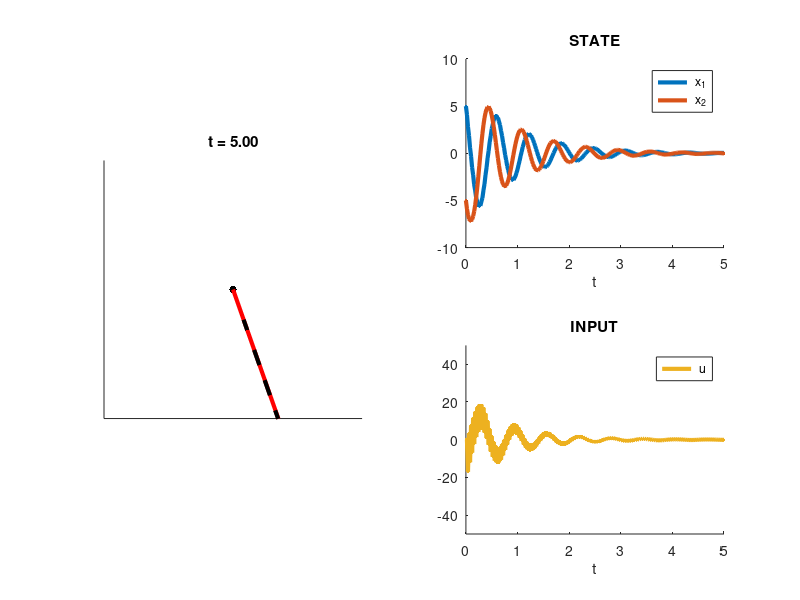

MATLAB code for this plot:
function hw6prob02
clear all
clc;

% %%%%%%%%%%%%%%%%%%
% PARAMETERS
%
% - spin rate
params.n = 10;
% - transverse and axial moments of inertia
params.Jt = 10000;
params.Ja = 1000;
% - moment of inertia matrix
params.J = diag([10400,9600,1000]);
% - relative spin rate
params.lambda = ((params.Jt-params.Ja)/params.Jt)*params.n;
% - state-space system
params.A = [0 params.lambda; -params.lambda 0];
params.B = [1; 0];
params.C = [0 1];
% - time step
params.dt = 2e-2;
%
% %%%%%%%%%%%%%%%%%%

RunSimulation(5,params);

function [u,userdata] = ControlLoop(y,userdata,params)
%

A = [0 9;-9 0];
B = [1;0];
C = [0 1];
Qc = [1 0;0 2];
Rc = .999999;
Qo = 9999;
Ro = eye(2);

K = lqr(A,B,Qc,Rc);
L = lqr(A',C',inv(Ro),inv(Qo))';
persistent isFirstTime
if isempty(isFirstTime)
    isFirstTime = false;
    fprintf(1,'initialize control loop\n');
    userdata.K = K;
    userdata.kref = -inv(params.C*inv(params.A-params.B*userdata.K)*params.B);
    userdata.L = L;
    userdata.xhat = [0;0];
    
end
u = -userdata.K * userdata.xhat;
userdata.xhat = userdata.xhat + params.dt * (params.A * userdata.xhat + params.B * u - (userdata.L * (params.C * userdata.xhat - y)));



function RunSimulation(tmax,params)
% - define initial condition
w = [5; -5; params.n];
R = eye(3);
u = 0;
% - create array of times
t = 0:params.dt:tmax;
% - initialize userdata as an empty structure
userdata = struct;
% - get initial measurement
y = params.C*w(1:2,:);
% - initialize figure
fig = UpdateFigure([],w,R,u,t,1,params);
% - iterate to run simulation
for i=2:length(t)
    
    % Get input
    [u(i),userdata] = ControlLoop(y,userdata,params);
    
    % Get state
    [w(:,end+1),R] = OneStep(w(:,end),R,u(i),params);
    
    % Get measurement
    y = params.C*w(1:2,end);
    
    % Display
    fig = UpdateFigure(fig,w,R,u,t,i,params);
    
end

function [w,R] = OneStep(w,R,u,params)
[t,x] = ode45(@(t,x) f(t,x,u,params.J),[0 params.dt],[RtoX(R); w]);
w = x(end,10:end)';
x = x(end,1:9)';
R = XtoR(x);

function fig = UpdateFigure(fig,w,R,u,t,i,params)
if (isempty(fig))
    
    % - create box and axes
    Hb = 1;
    Mb = 6*(params.J(1,1)+params.J(2,2)-params.J(3,3))/(Hb^2);
    Wb = sqrt((6/Mb)*(params.J(1,1)-params.J(2,2)+params.J(3,3)));
    Lb = sqrt((6/Mb)*(-params.J(1,1)+params.J(2,2)+params.J(3,3)));
    [fig.p1,fig.faces,fig.colors] = makebox(Lb,Wb,Hb);
    fig.pAxis = 1.5*[0 0; 0 0; 0 1];
    fig.pAngVel = 1.5*[zeros(3,1) w/norm(w)];
    
    % - create figure
    clf;
    subplot(1,2,1);
    axis equal;
    axis(1.25*[-1 1 -1 1 -1 1]);
    axis manual;
    hold on;
    plot3(0,0,0,'k.','markersize',16);
    fig.hAxis = line(fig.pAxis(1,:),fig.pAxis(2,:),fig.pAxis(3,:));
    set(fig.hAxis,'linewidth',3,'color','r');
    fig.hAngVel = line(fig.pAngVel(1,:),fig.pAngVel(2,:),fig.pAngVel(3,:));
    set(fig.hAngVel,'linewidth',3,'color','k','linestyle','--');
    fig.hBox = patch('Vertices',fig.p1','Faces',fig.faces,...
              'CData',fig.colors,'FaceColor','flat');
    fig.hTitle = title(sprintf('t = %4.2f',0));
    lighting flat
    light('Position',[0 -2 -1])
    light('Position',[0 -2 1])
    light('Position',[5 3 1])
    light('Position',[-5 3 10])
    set(gca,'xtick',[],'ytick',[],'ztick',[]);
    subplot(2,2,2);
    axis([0 t(end) -max(abs(w)) max(abs(w))]);
    hold on;
    fig.hOmega1 = plot(0,w(1),'linewidth',3);
    fig.hOmega2 = plot(0,w(2),'linewidth',3);
    legend(' x_1',' x_2');
    xlabel('t');
    title('STATE');
    axis manual;
    subplot(2,2,4);
    axis([0 t(end) -50 50]);
    hold on;
    cmap = get(gca,'colororder');
    fig.hInput = plot(0,u(1),'linewidth',3,'color',cmap(3,:));
    legend(' u');
    xlabel('t');
    title('INPUT');
    axis manual;
    drawnow;
    
else
    
    p0 = R*fig.p1;
    set(fig.hBox,'Vertices',p0');
    pAxis0 = R*fig.pAxis;
    fig.pAngVel = 1.5*[zeros(3,1) w(:,i)/norm(w(:,i)')];
    pAngVel0 = R*fig.pAngVel;
    set(fig.hAxis,'xdata',pAxis0(1,:),'ydata',pAxis0(2,:),'zdata',pAxis0(3,:));
    set(fig.hAngVel,'xdata',pAngVel0(1,:),'ydata',pAngVel0(2,:),'zdata',pAngVel0(3,:));
    set(fig.hTitle,'string',sprintf('t = %4.2f',t(i)));
    set(fig.hInput,'xdata',t(1:i),'ydata',u(1:i));
    set(fig.hOmega1,'xdata',t(1:i),'ydata',w(1,1:i));
    set(fig.hOmega2,'xdata',t(1:i),'ydata',w(2,1:i));
    drawnow;
    
end

function xdot = f(t,x,u,J)
R = XtoR(x(1:9,1));
w = x(10:end,1);
Rdot = R*skew(w);
wdot = J\([J(1,1)*u;0;0]-(skew(w)*J*w));
xdot = [RtoX(Rdot); wdot];

function S = skew(w)
S = [0 -w(3) w(2); w(3) 0 -w(1); -w(2) w(1) 0];

function X = RtoX(R)
X = reshape(R,9,1);

function R = XtoR(X)
R = reshape(X,3,3);

function [verts,faces,colors] = makebox(x,y,z)
verts = [0 x x 0 0 x x 0; 0 0 0 0 y y y y; 0 0 z z 0 0 z z];
verts = verts - repmat([x/2; y/2; z/2],1,size(verts,2));
faces = [1 2 3 4; 2 6 7 3; 6 5 8 7; 5 1 4 8; 4 3 7 8; 5 6 2 1];
colors(:,:,1) = 1*ones(1,size(faces,1));
colors(:,:,2) = 1*ones(1,size(faces,1));
colors(:,:,3) = 0*ones(1,size(faces,1));
colors(1,5,1) = 1;
colors(1,5,2) = 0;
colors(1,5,3) = 0;
colors(1,3,1) = 0;
colors(1,3,2) = 0;
colors(1,3,3) = 1;
colors(1,2,1) = 0;
colors(1,2,2) = 1;
colors(1,2,3) = 0;